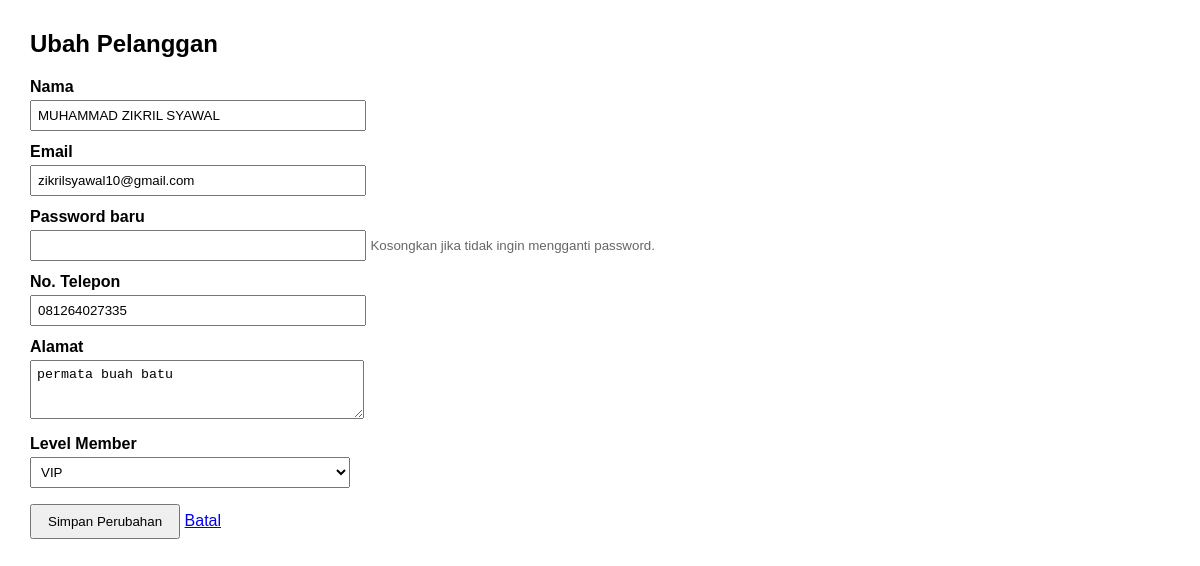
The page /ubah.php?id=4 (signed in) on the database its author committed.
### tables this page shows
CREATE TABLE `pelanggan` (
  `id` int NOT NULL,
  `nama` varchar(100) NOT NULL,
  `email` varchar(100) NOT NULL,
  `password` varchar(255) NOT NULL,
  `no_telepon` varchar(20) DEFAULT NULL,
  `alamat` text,
  `level_member` enum('Basic','Gold','VIP') NOT NULL DEFAULT 'Basic',
  `tanggal_bergabung` date NOT NULL DEFAULT (curdate()),
  `created_at` timestamp NULL DEFAULT CURRENT_TIMESTAMP,
  `updated_at` timestamp NULL DEFAULT CURRENT_TIMESTAMP ON UPDATE CURRENT_TIMESTAMP
);

### config/database.php (called while the page is built)
<?php
function getConnection(): PDO {
    $host = 'localhost';
    $db   = 'venue_olahraga';
    $user = 'root';
    $pass = '';
    $pdo = new PDO("mysql:host=$host;dbname=$db;charset=utf8mb4", $user, $pass, [
        PDO::ATTR_ERRMODE            => PDO::ERRMODE_EXCEPTION,
        PDO::ATTR_DEFAULT_FETCH_MODE => PDO::FETCH_ASSOC,
    ]);
    return $pdo;
}

### models/pelanggan.php (called while the page is built, shortened)
<?php
require_once __DIR__ . '/../config/database.php';
class Pelanggan {
    private PDO $db;
    public function __construct() {
        $this->db = getConnection();
    }
    public function cari(int $id): ?array {
        $st = $this->db->prepare('SELECT * FROM pelanggan WHERE id = ?');
        $st->execute([$id]);
        return $st->fetch() ?: null;
    }
}

### ubah.php (the view, shortened to what this page needs)
<?php
require 'models/Pelanggan.php';
$model = new Pelanggan();
$id = (int)($_GET['id'] ?? 0);
$p = $model->cari($id);
?>
<!DOCTYPE html>
<html lang="id">
<head>
</head>
<body>
    <h2>Ubah Pelanggan</h2>
    <form method="post">
        <label>Nama</label>
        <input type="text" name="nama" value="<?= htmlspecialchars($p['nama']) ?>">
        <label>Email</label>
        <input type="email" name="email" value="<?= htmlspecialchars($p['email']) ?>">
        <label>Password baru</label>
        <input type="password" name="password">
        <small>Kosongkan jika tidak ingin mengganti password.</small>
        <label>No. Telepon</label>
        <input type="text" name="no_telepon" value="<?= htmlspecialchars($p['no_telepon'] ?? '') ?>">
        <label>Alamat</label>
        <textarea name="alamat" rows="3"><?= htmlspecialchars($p['alamat'] ?? '') ?></textarea>
        <label>Level Member</label>
        <select name="level_member">
            <?php foreach (['Basic', 'Gold', 'VIP'] as $lv): ?>
                <option <?= $p['level_member'] === $lv ? 'selected' : '' ?>><?= $lv ?></option>
            <?php endforeach; ?>
        </select>
        <br>
        <button type="submit">Simpan Perubahan</button>
        <a href="index.php">Batal</a>
    </form>
</body>
</html>

### ubah.php (style rules this page uses)
body { font-family: Arial, sans-serif; margin: 30px; }
label { display: block; margin-top: 12px; font-weight: bold; }
input, select, textarea { width: 320px; padding: 6px; margin-top: 4px; }
small { color: #666; }
button { margin-top: 16px; padding: 8px 16px; }

### rows shown on the page
pelanggan: nama "MUHAMMAD ZIKRIL SYAWAL", email "zikrilsyawal10@gmail.com", no_telepon "081264027335", alamat "permata buah batu", level_member "VIP"
